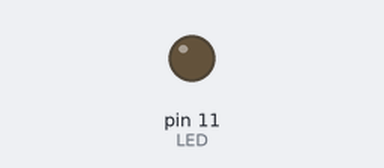
This sketch was run on a simulated Arduino Uno, built with avr-gcc and run on an emulated ATmega328P. Parts: output pins drawn as LEDs (lit = HIGH).

Above: at 0.05 s.
At 1.2 s:
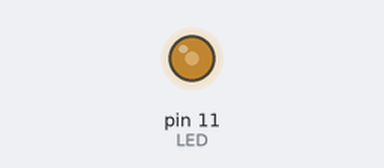
At 2.35 s:
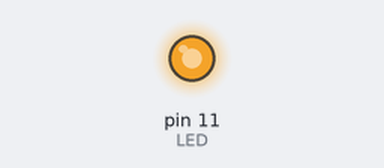
At 4.7 s:
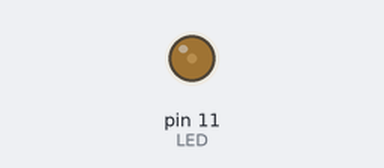
Timing chart, 0 to 6.8 s (numbered marks = the images above):
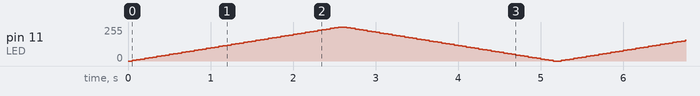

The sketch:

6_Analog_PWM_Fade.ino
```cpp
/*
  FADING WITH PWM [~]

  Example using PWM with analogWrite(pin, value) to fade an LED.
  Uses values of 0-255 to write duty cycles between fully off and fully on states.
  Create LED circuit with LED connected to digital PWM pin 11.

*/

const int LED = 11; // creates variable called LED and assigns value of 11
const int delayMS = 50; // variable for delay time (in milliseconds)

// setup function runs once at start up
void setup()
{
  pinMode(LED, OUTPUT);    // initialize pin as an output.
}

// loop function runs infinitely
void loop()
{
  // for loop fades LED value from 0 to 255, incrementing by 1
  for (int i = 0 ; i <= 255; i += 5)
  {
    analogWrite(LED, i); //writes value of i to pin
    delay(delayMS);  // short delay so LED effect is visible
  }

  for (int i = 255 ; i >= 0; i -= 5)
  { // for loop fades LED value from 255 to 0, de-incrementing by 1
    analogWrite(LED, i);
    delay(delayMS);
  }
}
```
